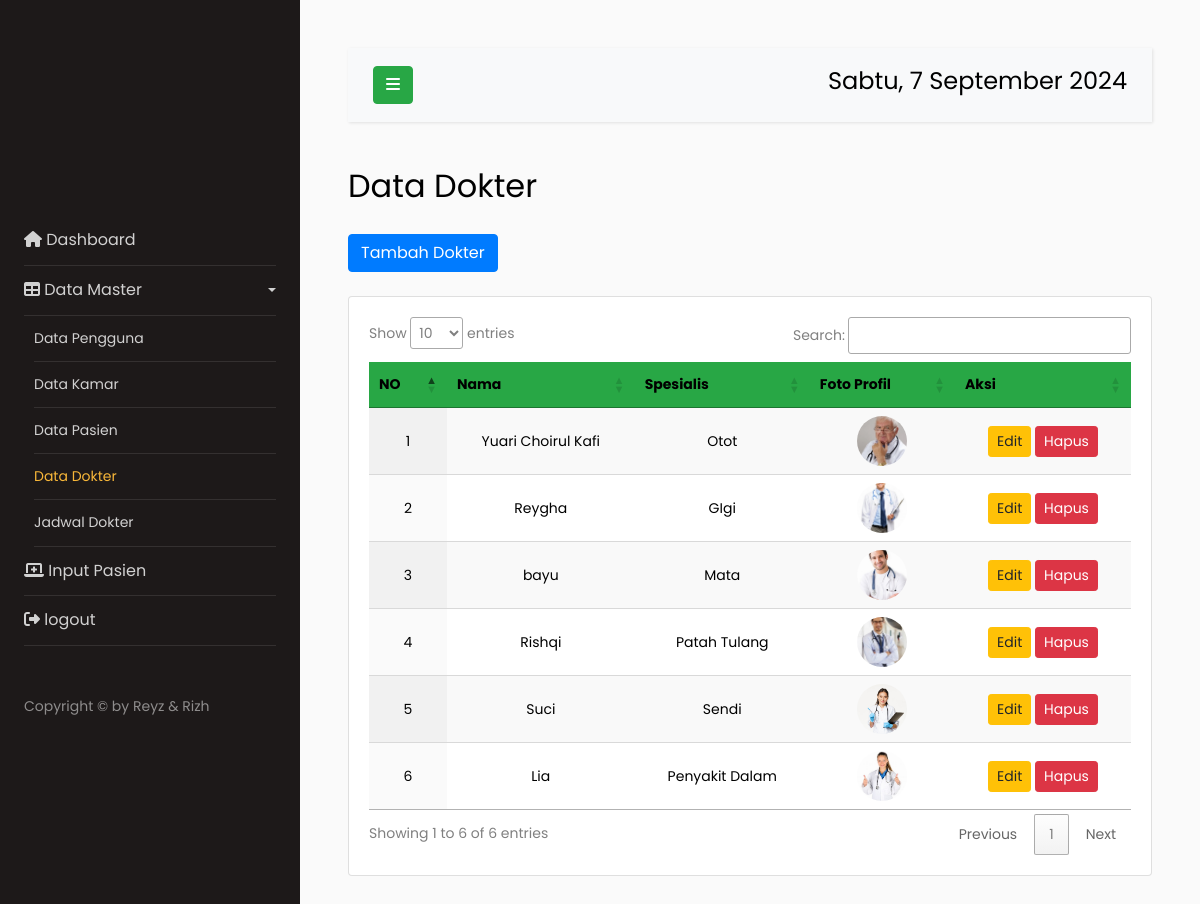
Screenshot of /dokter.php with the database file from the repository.
### tables this page shows
CREATE TABLE `dokter` (
  `id` int(111) NOT NULL,
  `nama` varchar(231) NOT NULL,
  `spesialis` varchar(231) NOT NULL,
  `foto` varchar(231) NOT NULL
);

### dokter.php (the view, shortened to what this page needs)
<!doctype html>
<html lang="en">
<head>
  <link rel="stylesheet" href="https://stackpath.bootstrapcdn.com/font-awesome/4.7.0/css/font-awesome.min.css">
  <link rel="stylesheet" href="css/style.css">
  <link rel="stylesheet" href="https://cdnjs.cloudflare.com/ajax/libs/font-awesome/6.6.0/css/all.min.css">
  <link href="https://unpkg.com/aos@2.3.1/dist/aos.css" rel="stylesheet">
</head>
<?php include 'koneksi.php'; ?>
<body>
  <div class="wrapper d-flex align-items-stretch">
    <?php include 'main/sidebar.php'; ?>
    <div id="content" class="p-4 p-md-5">
      <nav class="navbar navbar-expand-lg navbar-light bg-light" data-aos="fade-down">
        <div class="container-fluid">
          <button type="button" id="sidebarCollapse" class="btn btn-success">
            <i class="fa fa-bars"></i>
          </button>
          <h4>
            <div class="date">
            </div>
          </h4>
        </div>
      </nav>
      <h2 class="mb-4">Data Dokter</h2>
      <button type="button" class="btn btn-primary mb-4" data-toggle="modal" data-target="#tambahDokterModal">
        Tambah Dokter
      </button>
      <div class="card " data-aos="zoom-in-up">
        <div class="card-body">
          <table id="example" class="display" style="width:100%">
            <thead style="background-color: #28a745;color: black;text-align: center;">
              <tr>
                <th>NO</th>
                <th>Nama</th>
                <th>Spesialis</th>
                <th>Foto Profil</th>
                <th>Aksi</th>
              </tr>
            </thead>
            <tbody style="color: black;text-align: center;">
              <?php
              $sql = "SELECT * FROM dokter ORDER BY id ASC";
              $result = $koneksi->query($sql);
              $no = 1;
              if ($result->num_rows > 0) {
                while ($row = $result->fetch_assoc()) {
                  echo "<tr>
                    <td>" . $no . "</td>
                    <td>" . $row['nama'] . "</td>
                    <td>" . $row['spesialis'] . "</td>
                    <td><img src='images/" . $row['foto'] . "' alt='Profil' class='img-circle' width='50' height='50'></td>
                      <td>
                      <button type='button' class='btn btn-warning btn-sm' data-toggle='modal' data-target='#editModal" . $row['id'] . "'>Edit</button>
                      <button type='button' class='btn btn-danger btn-sm' data-toggle='modal' data-target='#deleteModal" . $row['id'] . "'>Hapus</button>
                    </td>
                  </tr>";
                  $no++;
                }
              } else {
                echo "<tr><td colspan='6'>Tidak ada data</td></tr>";
              }
              ?>
            </tbody>
          </table>
        </div>
      </div>
    </div>
  </div>
  <link rel="stylesheet" href="https://cdn.datatables.net/1.10.21/css/jquery.dataTables.min.css">
</body>
</html>

### main/sidebar.php (shortened to what this page needs)
<?php
$current_page = basename($_SERVER['REQUEST_URI']);
?>
<nav id="sidebar" data-aos="fade-right">
  <div class="p-4 pt-5">
  <a href="#" class="img logo rounded-circle mb-5" style="background-image: url(images/<?php echo $_SESSION['profil']; ?>);"></a>
    <ul class="list-unstyled components mb-5">
      <li class="<?= $current_page == 'admin.php' ? 'active' : '' ?>">
        <a href="admin.php"><i class="fa-solid fa-house"></i> Dashboard</a>
      </li>
      <li>
        <a href="#homeSubmenu" data-toggle="collapse" aria-expanded="false" class="dropdown-toggle <?= in_array($current_page, ['pengguna.php', 'kamar.php', 'pasien.php', 'dokter.php']) ? 'active' : '' ?>"><i class="fa-solid fa-table"></i> Data Master</a>
        <ul class="collapse list-unstyled <?= in_array($current_page, ['pengguna.php', 'kamar.php', 'pasien.php', 'dokter.php']) ? 'show' : '' ?>" id="homeSubmenu">
          <li class="<?= $current_page == 'pengguna.php' ? 'active' : '' ?>">
            <a href="pengguna.php">Data Pengguna</a>
          </li>
          <li class="<?= $current_page == 'kamar.php' ? 'active' : '' ?>">
            <a href="kamar.php">Data Kamar</a>
          </li>
          <li class="<?= $current_page == 'pasien.php' ? 'active' : '' ?>">
            <a href="pasien.php">Data Pasien</a>
          </li>
          <li class="<?= $current_page == 'dokter.php' ? 'active' : '' ?>">
            <a href="dokter.php">Data Dokter</a>
          </li>
          <li class="<?= $current_page == 'jadwal.php' ? 'active' : '' ?>">
            <a href="jadwal.php">Jadwal Dokter</a>
          </li>
        </ul>
      </li>
      <li class="<?= $current_page == 'input_pasien.php' ? 'active' : '' ?>">
        <a href="input_pasien.php"><i class="fa-solid fa-laptop-medical"></i> Input Pasien</a>
      </li>
      <li class="<?= $current_page == 'logout.php' ? 'active' : '' ?>">
        <a href="logout.php"><i class="fa-solid fa-sign-out-alt"></i>
        logout</a>
      </li>
    </ul>
    <div class="footer">
      <p>
        Copyright &copy; by Reyz & Rizh
      </p>
    </div>
  </div>
</nav>

### dokter.php (style rules this page uses)
.img-circle { border-radius: 50%; object-fit: cover; }

### rows the page displays
dokter: nama "Yuari Choirul Kafi", spesialis "Otot", foto (picture)
dokter: nama "Reygha", spesialis "GIgi", foto (picture)
dokter: nama "bayu", spesialis "Mata", foto (picture)
dokter: nama "Rishqi", spesialis "Patah Tulang", foto (picture)
dokter: nama "Suci", spesialis "Sendi", foto (picture)
dokter: nama "Lia", spesialis "Penyakit Dalam", foto (picture)
